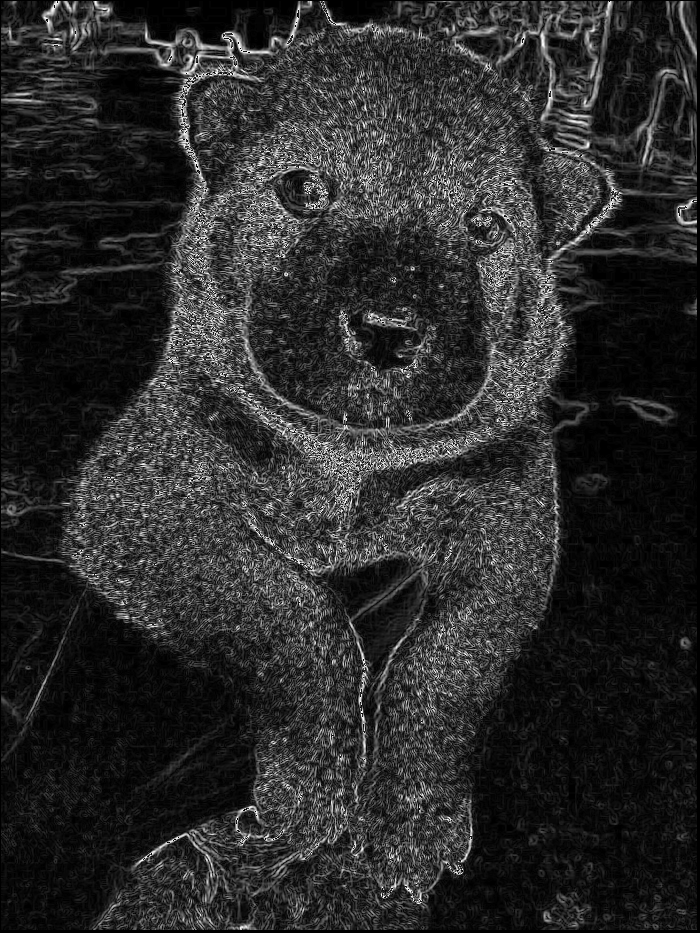

The Python source for this figure:
from PIL import Image
import numpy as np


def rgb_to_greyscale(image: np.ndarray):
    """
    converts RGB image to greyscale
    :param image: RGB image as np.array
    :return: image with all 3 channels set to greyscale value
    """
    height, width = image.shape[0], image.shape[1]
    grey = np.zeros(shape=[height, width, 3], dtype = np.uint8)
    grey[:, :, 0] = 0.2989*image[:, :, 0] + 0.5870*image[:, :, 1] + 0.1140 * image[:, :, 2]
    grey[:, :, 1] = grey[:, :, 0]
    grey[:, :, 2] = grey[:, :, 0]
    return grey


def sobel(image: np.ndarray) -> np.ndarray:
    """
    applies sobel operator to color intensities
    coords: x: rows, y: cols
    :param image:
    :return: result as array
    """
    width = image.shape[1]
    height = image.shape[0]
    result = np.zeros(shape=(height, width), dtype=np.uint8)
    horizontal_mask = np.array([[-1, -2, -1],
                        [0,  0,  0],
                        [1,  2,  1]])
    vertical_mask = np.array([[-1, 0, 1],
                       [-2, 0, 2],
                       [-1, 0, 1]])
    for x in range(1, height-3):
        for y in range(1, width-3):
            # print("x: {}, y: {}".format(x, y))
            g_x = np.sum(horizontal_mask*image[x-1:x+2, y-1:y+2])
            g_y = np.sum(vertical_mask*image[x-1:x+2, y-1:y+2])
            grad = np.sqrt(g_x**2+g_y**2)
            result[x, y] = grad
    return result


def main():
    image = Image.open('puppy.jpg')
    # image.show()
    image_arr = np.array(image)
    height = image_arr.shape[0]
    width = image_arr.shape[1]
    # red, green, blue channels
    r, g, b = image_arr[:, :, 0], image_arr[:, :, 1], image_arr[:, :, 2]
    greysc = rgb_to_greyscale(image_arr)

    sobel_result = np.zeros(shape=[height, width, 3], dtype=np.uint8)
    sobel_result[:, :, 0] = sobel(image_arr[:, :, 0])
    sobel_result[:, :, 1] = sobel_result[:, :, 0]
    sobel_result[:, :, 2] = sobel_result[:, :, 0]
    result = Image.fromarray(sobel_result, 'RGB')
    result.save('sobel.png')
    result.show()







